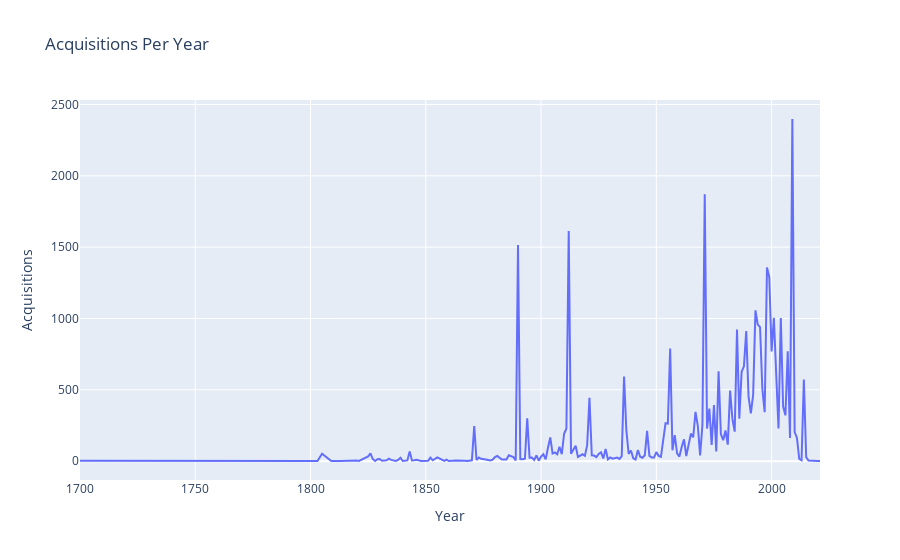

Notebook code for this chart:
### Code cell
fig.show()

### Figure 1 — Plotly figure (JSON) as saved in the notebook; plotly's stock layout.template omitted (floating-point values rounded to 4 significant figures; data arrays with more than 128 entries replaced by an {"elided": "..."} marker saying what was removed)
{"data": [{"hovertemplate": "Year=%{x}<br>Acquisitions=%{y}<extra></extra>", "legendgroup": "", "line": {"color": "#636efa", "dash": "solid"}, "marker": {"symbol": "circle"}, "mode": "lines", "name": "", "orientation": "v", "showlegend": false, "type": "scatter", "x": {"elided": "203 int values"}, "xaxis": "x", "y": {"elided": "203 int values"}, "yaxis": "y"}], "layout": {"autosize": true, "legend": {"tracegroupgap": 0}, "title": {"text": "Acquisitions Per Year"}, "xaxis": {"anchor": "y", "autorange": true, "domain": [0, 1], "range": [1700, 2021], "title": {"text": "Year"}, "type": "linear"}, "yaxis": {"anchor": "x", "autorange": true, "domain": [0, 1], "range": [-132.2, 2531.0], "title": {"text": "Acquisitions"}, "type": "linear"}}}
